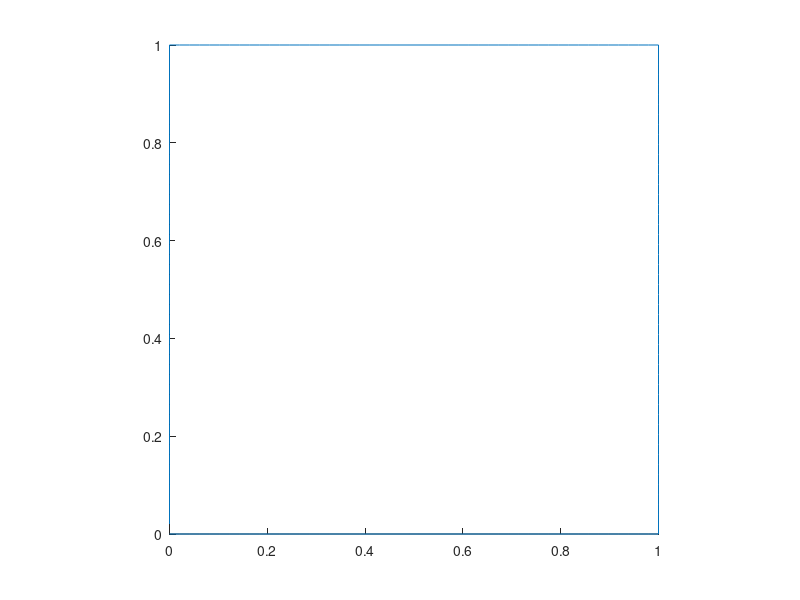

MATLAB code to generate this figure: (Note: this script raises an error after producing the figure.)
res = 50; x1 = linspace(0,1,res);
x1 = x1(1:end-1);
x2 = linspace(1,1,res);
x2 = x2(1:end-1);
x3 = linspace(1,0,res);
x3 = x3(1:end-1);
x4 = linspace(0,0,res);
x4 = x4(1:end-1);
x = [x1 x2 x3 x4];
y = [x4 x1 x2 x3];
axis('square')
%{
for xi = [0.25 0.75]
	for yi = [0.25 0.75]
		plotSimple(xi,yi)
	end
end
%}
hold on
plot(x,y)

for xi = linspace(0,1,10)
	for yi = linspace(0,1,10)
		plotSimple(xi,yi)
	end
end

function s = simple(x,y)
	s = zeros(2,4);
	for i = 1:4
		x0 = mod(i+1,2);
		y0 = ceil(i/2)-1;
		r = [x ; y] - [x0 ; y0];
		r = r * (-1)^(ceil(i/2));
		s(:,i) = r/sum(r.^2);
	end
	s = sum(s,2)*0.05;
end

function plotSimple(x,y)
	hold on
	scatter(x,y);
	s = simple(x,y);
	s = s + [x ; y];
	plot([x s(1)], [y s(2)]);
	hold off
end
